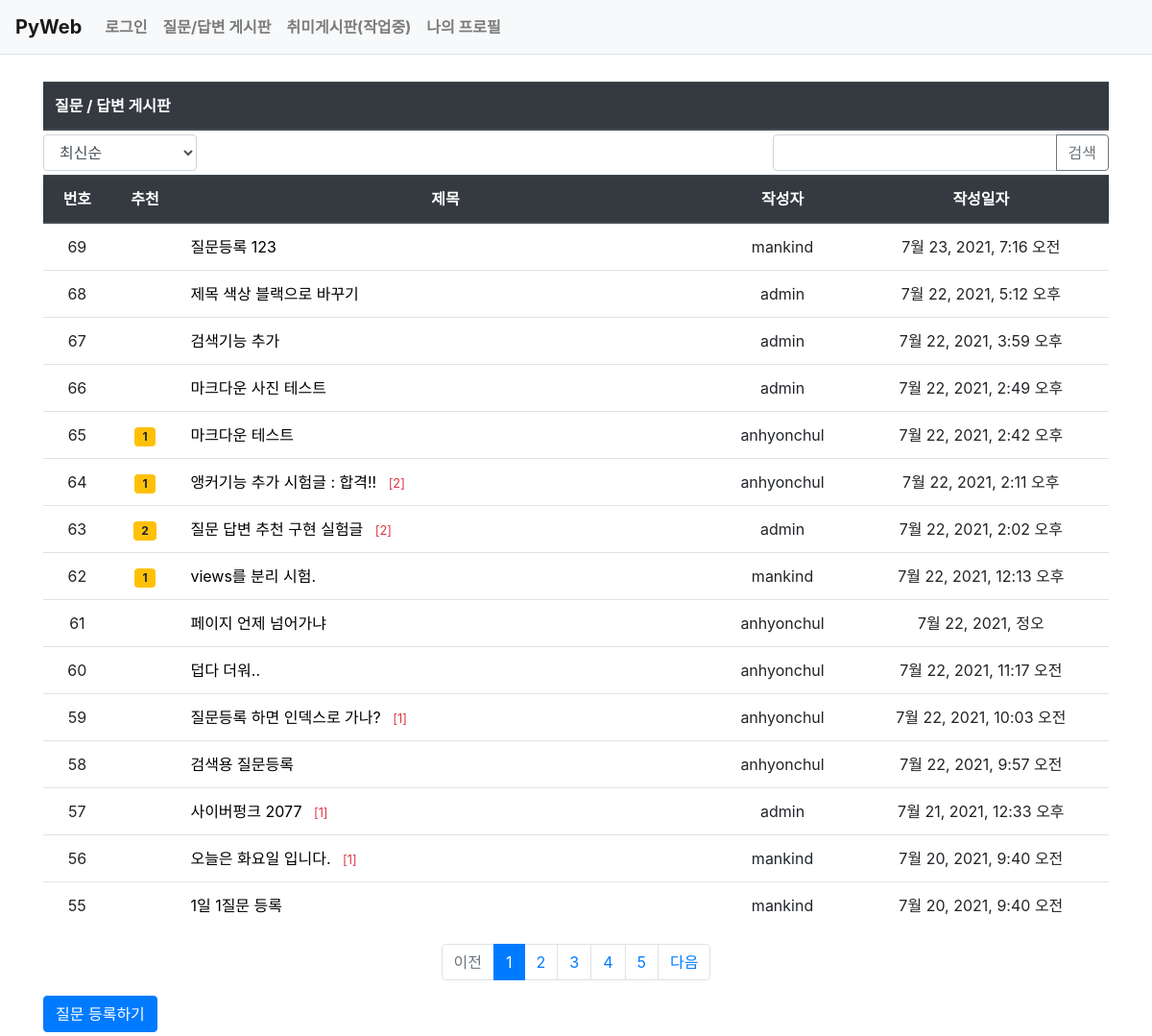
The app's page /pybo/board/ with its own data.
### pybo/models.py (models this page shows, shortened)
class Question(models.Model):
    author = models.ForeignKey(User, on_delete=models.CASCADE, related_name='author_question')
    subject = models.CharField(max_length=200) #제목 200자. 한글로 하면 100자
    content = models.TextField()               # 내용
    create_date = models.DateTimeField()       # 날자 시간
    modify_date = models.DateTimeField(null=True, blank=True) # 수정한시간
    voter = models.ManyToManyField(User, related_name='voter_question')

### pybo/views/base_views.py (the view, shortened to what this page needs)
# urls.py: path('board/', base_views.board, name='board'),
def board(request):
    page = request.GET.get('page', '1')
    kw = request.GET.get('kw', '')
    so = request.GET.get('so', 'recent')
    if so == 'recommend':
        question_list = Question.objects.annotate(num_voter=Count('voter')).order_by('-num_voter', '-create_date')
    elif so == 'popular':
        question_list = Question.objects.annotate(num_answer=Count('answer')).order_by('-num_answer', '-create_date')
    else:  # recent
        question_list = Question.objects.order_by('-create_date')
    paginator = Paginator(question_list, 15)
    page_obj = paginator.get_page(page)
    context = {'question_list': page_obj, 'page': page, 'kw': kw}  # {key : value}
    return render(request, 'pybo/question_list.html', context)

### pybo2/templatetags/pybo_filter.py (called while the page is built)
@register.filter
def sub(value, arg):
    return value - arg

### templates/pybo/question_list.html (shortened to what this page needs)
{% extends 'base.html' %}
{% load pybo_filter %}
{% block content %}
<br>
<div class="container my-1">
    <table class="table my-1">
        <thead>
            <tr class="thead-dark">
                <th>질문 / 답변 게시판</th>
            </tr>
        </thead>
    </table>
</div>
<div class="container my-1">
    <div class="row justify-content-between my-1">
        <div class="col-2">
            <select class="form-control so">
                <option value="recent" {% if so == 'recent' %}selected{% endif %}>최신순</option>
            </select>
        </div>
        <div class="col-4 input-group">
            <input type="text" class="form-control kw" value="{{ kw|default_if_none:'' }}">
            <div class="input-group-append">
                <button class="btn btn-outline-secondary" type="button" id="btn_search">검색</button>
            </div>
        </div>
    </div>
    <table class="table">
        <thead>
            <tr class="text-center thead-dark">
                <th>번호</th>
                <th>추천</th>
                <th style="width:50%">제목</th>
                <th>작성자</th>
                <th>작성일자</th>
            </tr>
        </thead>
        <tbody>
        {% if question_list %}
            {% for question in question_list %}
            <tr class="text-center">
                <td>
                    {{ question_list.paginator.count|sub:question_list.start_index|sub:forloop.counter0|add:1 }}
                </td>
                <td>
                    {% if question.voter.all.count > 0 %}
                    <span class="badge badge-warning px-2 py-1">
                        {{ question.voter.all.count }}
                    </span>
                    {% endif %}
                </td>
                <td class="text-left">
                    <a href="{% url 'pybo:detail' question.id %}" style="color:black">{{ question.subject }}</a>
                    {% if question.answer_set.count > 0 %}
                    <span class="text-danger small ml-2">[{{ question.answer_set.count }}]</span>
                    {% endif %}
                </td>
                <td>
                    {{ question.author.username }}
                </td>
                <td>
                    {{ question.create_date }}
                </td>
            </tr>
            {% endfor %}
        {% else %}
            <tr>
                <td colspan="3">질문이 없습니다.</td>
            </tr>
        {% endif %}
        </tbody>
    </table>
    <ul class="pagination justify-content-center">
        {% if question_list.has_previous %}
        <li class="page-item">
            <a class="page-link" data-page="{{ question_list.previous_page_number }}" href="#">이전</a>
        </li>
        {% else %}
        <li class="page-item disabled">
            <a class="page-link" tabindex="-1" aria-disabled="true" href="#">이전</a>
        </li>
        {% endif %}
        {% for page_number in question_list.paginator.page_range %}
        {% if page_number >= question_list.number|add:-5 and page_number <= question_list.number|add:5 %}
            {% if page_number == question_list.number %}
            <li class="page-item active" aria-current="page">
                <a class="page-link" data-page="{{ page_number }}" href="#">
                    {{ page_number }}
                </a>
            </li>
            {% else %}
            <li class="page-item">
                <a class="page-link" data-page="{{ page_number }}" href="#">
                    {{ page_number }}
                </a>
            </li>
            {% endif %}
        {% endif %}
        {% endfor %}
        {% if question_list.has_next %}
        <li class="page-item">
            <a class="page-link" data-page="{{ question_list.next_page_number }}" href="#">다음</a>
        </li>
        {% else %}
        <li class="page-item disabled">
            <a class="page-link" tabindex="-1" aria-disabled="true" href="#">다음</a>
        </li>
        {% endif %}
    </ul>
    <a href="{% url 'pybo:question_create' %}" class="btn btn-primary">질문 등록하기</a>
</div>
{% endblock %}

### records on screen
Question: paginator.count|sub "69", subject "질문등록 123", author.username "mankind", create_date "7월 23, 2021, 7:16 오전"
Question: paginator.count|sub "68", subject "제목 색상 블랙으로 바꾸기", author.username "admin", create_date "7월 22, 2021, 5:12 오후"
Question: paginator.count|sub "67", subject "검색기능 추가", author.username "admin", create_date "7월 22, 2021, 3:59 오후"
Question: paginator.count|sub "66", subject "마크다운 사진 테스트", author.username "admin", create_date "7월 22, 2021, 2:49 오후"
Question: paginator.count|sub "65", voter.all.count "1", subject "마크다운 테스트", author.username "anhyonchul", create_date "7월 22, 2021, 2:42 오후"
Question: paginator.count|sub "64", voter.all.count "1", subject "앵커기능 추가 시험글 : 합격!!", answer_set.count "2", author.username "anhyonchul", create_date "7월 22, 2021, 2:11 오후"
Question: paginator.count|sub "63", voter.all.count "2", subject "질문 답변 추천 구현 실험글", answer_set.count "2", author.username "admin", create_date "7월 22, 2021, 2:02 오후"
Question: paginator.count|sub "62", voter.all.count "1", subject "views를 분리 시험.", author.username "mankind", create_date "7월 22, 2021, 12:13 오후"
Question: paginator.count|sub "61", subject "페이지 언제 넘어가냐", author.username "anhyonchul", create_date "7월 22, 2021, 정오"
Question: paginator.count|sub "60", subject "덥다 더워..", author.username "anhyonchul", create_date "7월 22, 2021, 11:17 오전"
Question: paginator.count|sub "59", subject "질문등록 하면 인덱스로 가나?", answer_set.count "1", author.username "anhyonchul", create_date "7월 22, 2021, 10:03 오전"
Question: paginator.count|sub "58", subject "검색용 질문등록", author.username "anhyonchul", create_date "7월 22, 2021, 9:57 오전"
Question: paginator.count|sub "57", subject "사이버펑크 2077", answer_set.count "1", author.username "admin", create_date "7월 21, 2021, 12:33 오후"
Question: paginator.count|sub "56", subject "오늘은 화요일 입니다.", answer_set.count "1", author.username "mankind", create_date "7월 20, 2021, 9:40 오전"
Question: paginator.count|sub "55", subject "1일 1질문 등록", author.username "mankind", create_date "7월 20, 2021, 9:40 오전"

### other values on screen
{{ page_number }} "1"
{{ page_number }} "2" "3" "4" "5"
